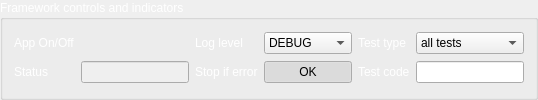
     <widget class="QGroupBox" name="groupBox_3">
      <property name="palette">
       <palette>
        <active>
         <colorrole role="WindowText">
          <brush brushstyle="SolidPattern">
           <color alpha="255">
            <red>255</red>
            <green>255</green>
            <blue>255</blue>
           </color>
          </brush>
         </colorrole>
        </active>
        <inactive>
         <colorrole role="WindowText">
          <brush brushstyle="SolidPattern">
           <color alpha="255">
            <red>255</red>
            <green>255</green>
            <blue>255</blue>
           </color>
          </brush>
         </colorrole>
        </inactive>
        <disabled>
         <colorrole role="WindowText">
          <brush brushstyle="SolidPattern">
           <color alpha="255">
            <red>120</red>
            <green>120</green>
            <blue>120</blue>
           </color>
          </brush>
         </colorrole>
        </disabled>
       </palette>
      </property>
      <property name="title">
       <string>Framework controls and indicators</string>
      </property>
      <layout class="QGridLayout" name="gridLayout_3">
       <item row="0" column="0">
        <widget class="QLabel" name="emcs_log_level_3">
         <property name="text">
          <string>App On/Off</string>
         </property>
         <property name="text_label" stdset="0">
          <bool>true</bool>
         </property>
        </widget>
       </item>
       <item row="0" column="1">
        <widget class="QLabel" name="framework_on_off_led">
         <property name="styleSheet">
          <string notr="true"/>
         </property>
         <property name="led" stdset="0">
          <bool>true</bool>
         </property>
         <property name="led_status" stdset="0">
          <string>off</string>
         </property>
        </widget>
       </item>
       <item row="0" column="2">
        <widget class="QLabel" name="emcs_log_level_2">
         <property name="text">
          <string>Log level</string>
         </property>
         <property name="text_label" stdset="0">
          <bool>true</bool>
         </property>
        </widget>
       </item>
       <item row="0" column="3">
        <widget class="QComboBox" name="framework_log_level">
         <property name="enabled">
          <bool>true</bool>
         </property>
         <property name="styleSheet">
          <string notr="true"/>
         </property>
         <property name="editable">
          <bool>false</bool>
         </property>
         <property name="currentText">
          <string>DEBUG</string>
         </property>
         <property name="currentIndex">
          <number>0</number>
         </property>
         <property name="maxVisibleItems">
          <number>10</number>
         </property>
         <item>
          <property name="text">
           <string>DEBUG</string>
          </property>
         </item>
         <item>
          <property name="text">
           <string>INFO</string>
          </property>
         </item>
         <item>
          <property name="text">
           <string>WARNING</string>
          </property>
         </item>
         <item>
          <property name="text">
           <string>ERROR</string>
          </property>
         </item>
         <item>
          <property name="text">
           <string>CRITICAL</string>
          </property>
         </item>
        </widget>
       </item>
       <item row="0" column="4">
        <widget class="QLabel" name="emcs_log_level_4">
         <property name="text">
          <string>Test type</string>
         </property>
         <property name="text_label" stdset="0">
          <bool>true</bool>
         </property>
        </widget>
       </item>
       <item row="0" column="5">
        <widget class="QComboBox" name="framework_test_type">
         <property name="enabled">
          <bool>true</bool>
         </property>
         <property name="styleSheet">
          <string notr="true"/>
         </property>
         <property name="editable">
          <bool>false</bool>
         </property>
         <property name="currentText">
          <string>all tests</string>
         </property>
         <property name="currentIndex">
          <number>1</number>
         </property>
         <property name="maxVisibleItems">
          <number>10</number>
         </property>
         <item>
          <property name="text">
           <string>fake</string>
          </property>
         </item>
         <item>
          <property name="text">
           <string>all tests</string>
          </property>
         </item>
         <item>
          <property name="text">
           <string>quick tests</string>
          </property>
         </item>
         <item>
          <property name="text">
           <string>init tests</string>
          </property>
         </item>
         <item>
          <property name="text">
           <string>exe tests</string>
          </property>
         </item>
         <item>
          <property name="text">
           <string>one test</string>
          </property>
         </item>
         <item>
          <property name="text">
           <string>start with</string>
          </property>
         </item>
        </widget>
       </item>
       <item row="1" column="0">
        <widget class="QLabel" name="label_55">
         <property name="text">
          <string>Status</string>
         </property>
         <property name="text_label" stdset="0">
          <bool>true</bool>
         </property>
        </widget>
       </item>
       <item row="1" column="1">
        <widget class="QLineEdit" name="framework_current_status">
         <property name="enabled">
          <bool>false</bool>
         </property>
         <property name="readOnly">
          <bool>true</bool>
         </property>
        </widget>
       </item>
       <item row="1" column="2">
        <widget class="QLabel" name="label_67">
         <property name="text">
          <string>Stop if error</string>
         </property>
         <property name="text_label" stdset="0">
          <bool>true</bool>
         </property>
        </widget>
       </item>
       <item row="1" column="3">
        <widget class="QPushButton" name="framework_stop_1st_err">
         <property name="styleSheet">
          <string notr="true"/>
         </property>
         <property name="text">
          <string>OK</string>
         </property>
         <property name="checkable">
          <bool>true</bool>
         </property>
         <property name="checked">
          <bool>true</bool>
         </property>
        </widget>
       </item>
       <item row="1" column="4">
        <widget class="QLabel" name="label_68">
         <property name="text">
          <string>Test code</string>
         </property>
         <property name="text_label" stdset="0">
          <bool>true</bool>
         </property>
        </widget>
       </item>
       <item row="1" column="5">
        <widget class="QLineEdit" name="framework_test_code">
         <property name="enabled">
          <bool>true</bool>
         </property>
         <property name="text">
          <string/>
         </property>
         <property name="readOnly">
          <bool>false</bool>
         </property>
        </widget>
       </item>
      </layout>
     </widget>
